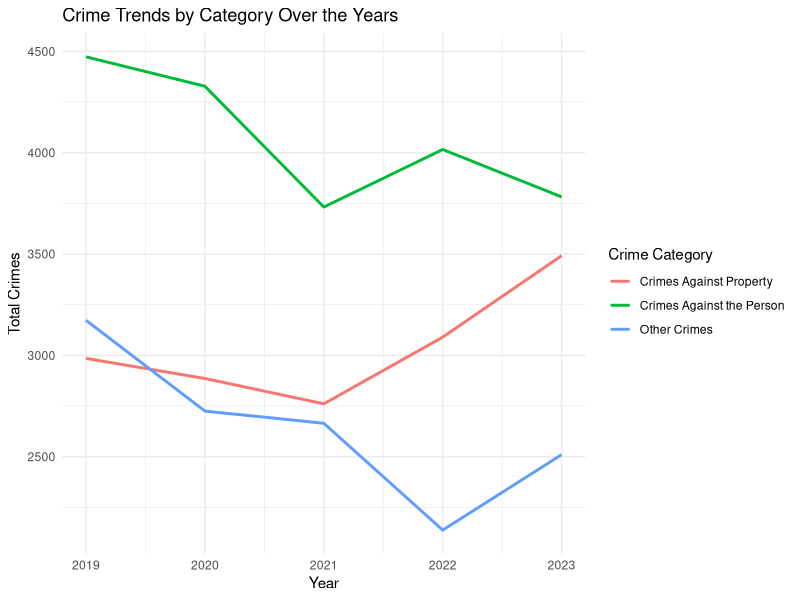
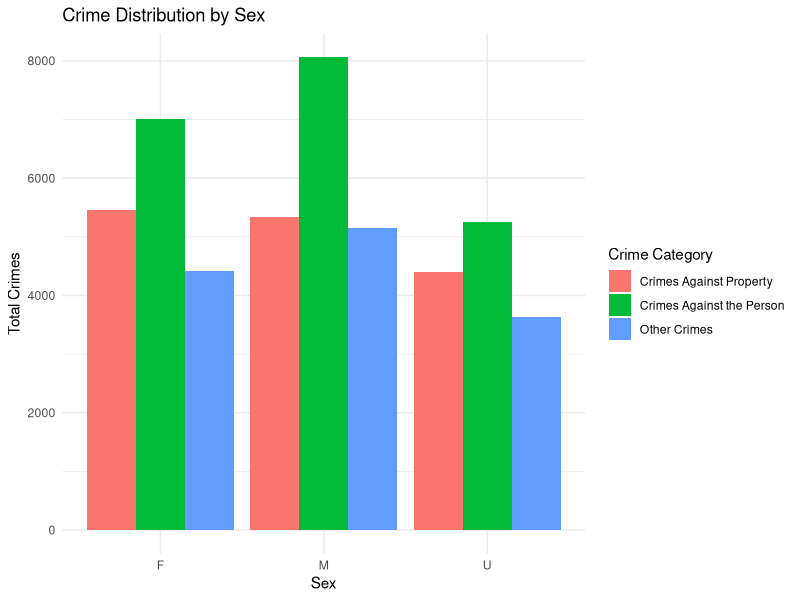
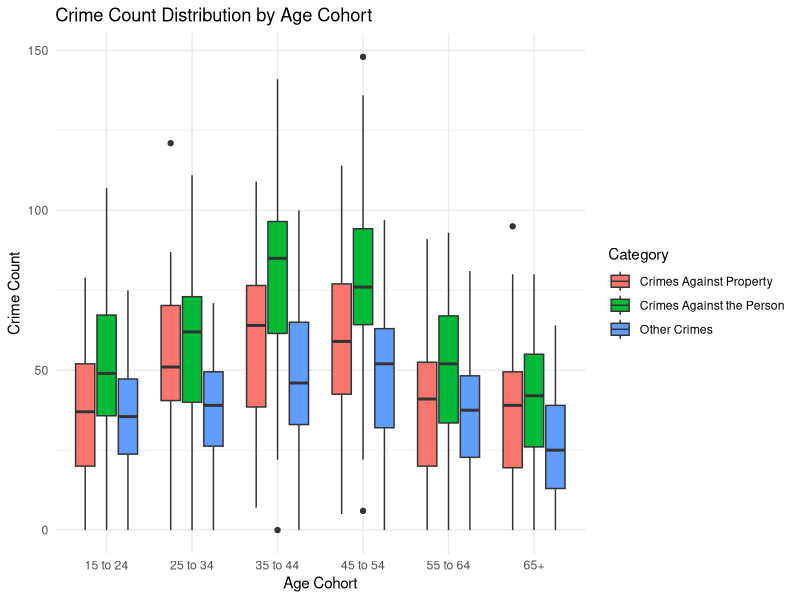

The R script that drew these images, in order:
#### Preamble ####
# Purpose: Generate the data visualizations and tables as in the paper.
# Author: Huayan Yu
# Date: 24 September 2024
# Contact: huayan.yu@mail.utoronto.ca
# License: MIT
# Pre-requisites: Libraries `tidyverse` and `knitr` installed

#### Workspace setup ####
library(ggplot2)
library(dplyr)
library(knitr)

# Load the data
data <- read.csv("data/analysis_data/toronto_crime_victims.csv")

# Convert necessary columns to factors
data$CATEGORY <- as.factor(data$CATEGORY)
data$SEX <- as.factor(data$SEX)
data$AGE_COHORT <- as.factor(data$AGE_COHORT)

#### Visualizations with ggplot2 ####
# Visualization 1: a line chart of crime categories by year (2019 - 2023) 
# Aggregate data by CATEGORY and REPORT_YEAR
category_vs_year <- data %>%
  group_by(REPORT_YEAR, CATEGORY) %>%
  summarize(Total_Count = sum(COUNT_))

# Create line plot
vis1 <- ggplot(category_vs_year, aes(x=REPORT_YEAR, y=Total_Count, color=CATEGORY)) +
  geom_line(linewidth=1) +
  labs(title="Crime Trends by Category Over the Years",
       x="Year", y="Total Crimes", color="Crime Category") +
  theme_minimal()
vis1

# Visualization 2: a bar chart of crime distribution by sex
# Aggregate data by SEX and CATEGORY
crime_by_sex <- data %>%
  group_by(SEX, CATEGORY) %>%
  summarize(Total_Count = sum(COUNT_))

# Create bar plot
vis2 <- ggplot(crime_by_sex, aes(x = SEX, y = Total_Count, fill = CATEGORY)) +
  geom_bar(stat = "identity", position = "dodge") +
  labs(title = "Crime Distribution by Sex",
       x = "Sex", y = "Total Crimes",
       fill = "Crime Category") +
  theme_minimal()
vis2

# Visualization 3: side-by-side boxplot for crimes by age cohort
# Create boxplot to show the distribution of crime count by age cohort and category
vis3 <- ggplot(data, aes(x = AGE_COHORT, y = COUNT_, fill = CATEGORY)) +
  geom_boxplot() +
  labs(title = "Crime Count Distribution by Age Cohort",
       x = "Age Cohort", y = "Crime Count", fill = "Category") +
  theme_minimal()
vis3

#### Table creations with knitr ####
